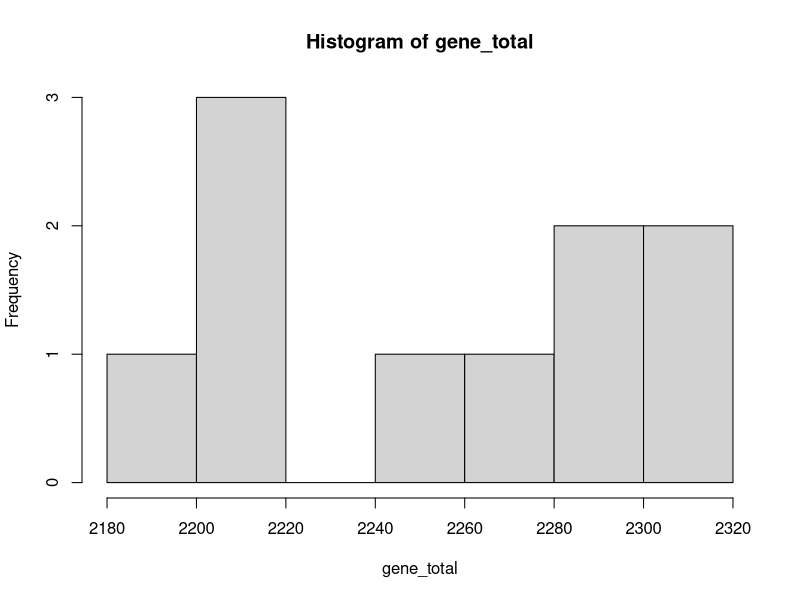

This chart was generated by the following R code:
# install.packages('data.table')
library(data.table)
library(dplyr)
library(ggplot2)
# install.packages('doParallel')
library(doParallel)
# install.packages('ggpubr')
library(ggpubr)

PIRATE.gene_families = as.data.frame(fread("PIRATE.gene_families.ordered.tsv"))
PIRATE.gene_families$number_genomes <- 0 
PIRATE.gene_families$number_genomes <- rowSums( !(PIRATE.gene_families[ , 23:length(colnames(PIRATE.gene_families))] == "") )
PIRATE.gene_families <- PIRATE.gene_families[ which(PIRATE.gene_families$number_genomes > 0), ]
head(PIRATE.gene_families)
gene_total <- colSums( !(PIRATE.gene_families[ , 23:length(colnames(PIRATE.gene_families))] == ""))
summary(as.vector(gene_total)) 
sd(gene_total)
hist(gene_total)

n_gene_fams<-  nrow(PIRATE.gene_families)
n_gene_fams

cols_to_exclude <- c("allele_name", "gene_family", "consensus_gene_name", "consensus_product", "threshold", "alleles_at_maximum_threshold", "number_genomes", "average_dose", "min_dose", "max_dose", "genomes_containing_fissions", "genomes_containing_duplications", "number_fission_loci",                    "number_duplicated_loci", "no_loci", "products",                    "gene_names", "min_length(bp)", "max_length(bp)",                    "average_length(bp)", "cluster", "cluster_order")


strains_only <- PIRATE.gene_families[, !names(PIRATE.gene_families) %in% cols_to_exclude]
strain_names <- names(strains_only)



ngenomes <- length(unique(strain_names))
ngenomes



n_gene_fams_core_all <- sum(PIRATE.gene_families$number_genomes == ngenomes)
n_gene_fams_core_all





n_gene_fams_core_all <- sum(PIRATE.gene_families$number_genomes == ngenomes)
n_gene_fams_core_all



core_all_percentage <- (n_gene_fams_core_all * 100) / n_gene_fams
core_all_percentage

cutoff <- round(.95* ngenomes)

n_gene_fams_core_w95per <- sum(PIRATE.gene_families$number_genomes >= cutoff)
n_gene_fams_core_w95per


core_gene_percentage <- (n_gene_fams_core_w95per * 100) / n_gene_fams
core_gene_percentage



n_gene_fams_singletons <- sum(PIRATE.gene_families$number_genomes == 1)
n_gene_fams_singletons


accesory_gene_percentage <- (n_gene_fams_singletons*100)/n_gene_fams
accesory_gene_percentage




n_accessory <- n_gene_fams - (n_gene_fams_singletons + n_gene_fams_core_w95per)
n_accessory


(n_accessory*100)/n_gene_fams


n_accessory / ngenomes
